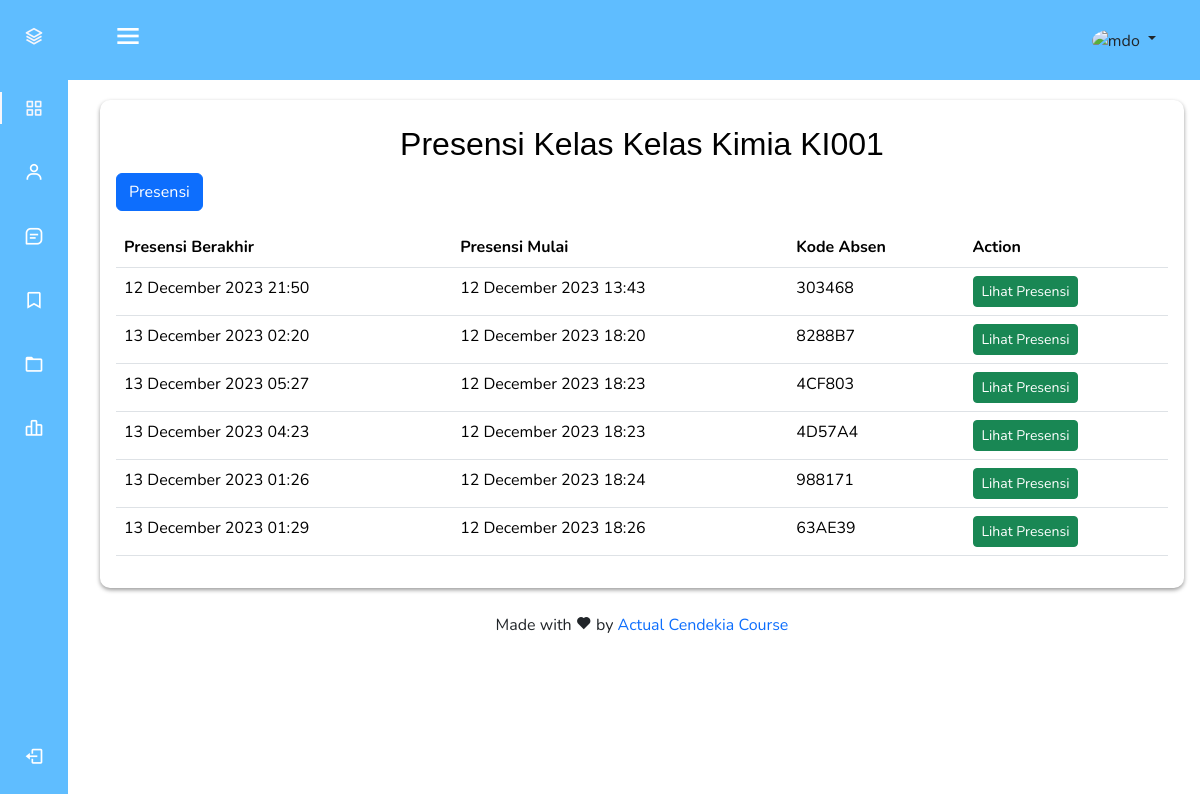
Screenshot of /admin/list_presensi.php?pengajar_id=1&kelas_id=2 with the database file from the repository.
### tables this page shows
CREATE TABLE `kelas` (
  `id` int NOT NULL,
  `nama` varchar(150) NOT NULL,
  `kode_kelas` char(5) NOT NULL,
  `pengajar_id` int NOT NULL,
  `cabang_id` int NOT NULL,
  `created_at` timestamp NOT NULL DEFAULT CURRENT_TIMESTAMP,
  `updated_at` timestamp NULL DEFAULT NULL
);

CREATE TABLE `absen_kelas` (
  `id` int NOT NULL,
  `kode_absen` char(6) NOT NULL,
  `kelas_id` int NOT NULL,
  `pengajar_id` int NOT NULL,
  `expired_at` datetime NOT NULL,
  `created_at` timestamp NOT NULL DEFAULT CURRENT_TIMESTAMP
);

### admin/list_presensi.php (the view, shortened to what this page needs)
<?php
$kelas_id = $_GET['kelas_id'];
include_once '../connection.php';
$query_kelas = "SELECT nama, kode_kelas from kelas where id = '$kelas_id'";
$result_kelas = mysqli_query($connect, $query_kelas);
$kelas = mysqli_fetch_assoc($result_kelas);
$query_presensi_siswa_query = "SELECT a.expired_at, a.created_at, a.kode_absen, a.id FROM absen_kelas a where a.kelas_id = '$kelas_id'";
$query_presensi_siswa_result = mysqli_query($connect, $query_presensi_siswa_query);
$presensi_siswa = mysqli_fetch_all($query_presensi_siswa_result, MYSQLI_ASSOC);
$presensi_siswa = array_map(function ($item) {
    $item['expired_at'] = date('d F Y H:i', strtotime($item['expired_at']));
    $item['created_at'] = date('d F Y H:i', strtotime($item['created_at']));
    return $item;
}, $presensi_siswa);
include_once '../template/header.php'; ?>
<div class="container container-boxed main-content p-3">
    <div class="container-header">Presensi Kelas <?php echo $kelas['nama'].' '.$kelas['kode_kelas']; ?></div>
    <button type="button" class="btn btn-primary" data-bs-toggle="modal"
        data-bs-target="#presensiModal">Presensi</button>
    <table class="table table-responsice mt-3">
        <thead>
            <tr>
                <th scope="col">Presensi Berakhir</th>
                <th scope="col">Presensi Mulai</th>
                <th scope="col">Kode Absen</th>
                <th scope="col">Action</th>
            </tr>
        </thead>
        <tbody>
            <?php foreach ($presensi_siswa as $presensi) {?>
            <tr>
                <td>
                    <?php echo $presensi['expired_at']; ?>
                </td>
                <td><?php echo $presensi['created_at']; ?></td>
                <td><?php echo $presensi['kode_absen']; ?></td>
                <td>
                    <a href="list_presensi_siswa.php?id=<?php echo $presensi['id']; ?>"
                        class="btn btn-success btn-sm">Lihat
                        Presensi</a>
                </td>
            </tr>
            <?php } ?>
        </tbody>
    </table>
</div>
<?php
include_once '../template/footer.php';

### public/style.css (style rules this page uses)
:root { --header-height: 4rem; --nav-width: 68px; --first-color: #5fbdff; --first-color-light: #fff; --white-color: #f7f6fb; --body-font: "Nunito", sans-serif; --normal-font-size: 1rem; --z-fixed: 100; }
body { position: relative; margin: var(--header-height) 0 0 0; padding: 0 1rem; font-family: var(--body-font); font-size: var(--normal-font-size); transition: 0.5s; }
a { text-decoration: none; }
.main-content { margin-top: 100px; }
@media screen and (min-width: 768px) { body { margin: calc(var(--header-height) + 1rem) 0 0 0; padding-left: calc(var(--nav-width) + 2rem); } }
.container-boxed { border-radius: 10px; box-shadow: 0 2px 4px rgba(0, 0, 0, 0.4); padding: 10px 8px 10px 8px; margin-bottom: 10px; }
.container-header { color: black; font: 500 32px Montserrat, sans-serif; line-height: normal; margin-top: 10px; margin-bottom: 10px; display: flex; justify-content: center; }

### rows the page displays
kelas: nama "Kelas Kimia", kode_kelas "KI001"
absen_kelas: expired_at "13 December 2023 02:20", created_at "12 December 2023 18:20", kode_absen "8288B7"
absen_kelas: expired_at "13 December 2023 05:27", created_at "12 December 2023 18:23", kode_absen "4CF803"
absen_kelas: expired_at "13 December 2023 04:23", created_at "12 December 2023 18:23", kode_absen "4D57A4"
absen_kelas: expired_at "13 December 2023 01:29", created_at "12 December 2023 18:26", kode_absen "63AE39"

### other values shown
$presensi['expired_at'] "12 December 2023 21:50"
$presensi['created_at'] "12 December 2023 13:43"
$presensi['kode_absen'] "303468"
$presensi['expired_at'] "13 December 2023 01:26"
$presensi['created_at'] "12 December 2023 18:24"
$presensi['kode_absen'] "988171"
